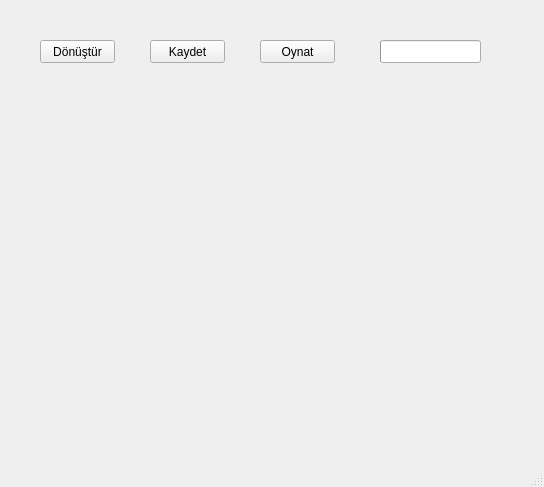
<?xml version="1.0" encoding="UTF-8"?>
<ui version="4.0">
 <class>YazLab3Class</class>
 <widget class="QMainWindow" name="YazLab3Class">
  <property name="geometry">
   <rect>
    <x>0</x>
    <y>0</y>
    <width>544</width>
    <height>487</height>
   </rect>
  </property>
  <property name="windowTitle">
   <string>YazLab3</string>
  </property>
  <widget class="QWidget" name="centralWidget">
   <widget class="QPushButton" name="pushButton">
    <property name="geometry">
     <rect>
      <x>40</x>
      <y>40</y>
      <width>75</width>
      <height>23</height>
     </rect>
    </property>
    <property name="text">
     <string>Dönüştür</string>
    </property>
   </widget>
   <widget class="QPushButton" name="pushButton_4">
    <property name="geometry">
     <rect>
      <x>150</x>
      <y>40</y>
      <width>75</width>
      <height>23</height>
     </rect>
    </property>
    <property name="text">
     <string>Kaydet</string>
    </property>
   </widget>
   <widget class="QPushButton" name="pushButton_5">
    <property name="geometry">
     <rect>
      <x>260</x>
      <y>40</y>
      <width>75</width>
      <height>23</height>
     </rect>
    </property>
    <property name="text">
     <string>Oynat</string>
    </property>
   </widget>
   <widget class="QLabel" name="label">
    <property name="geometry">
     <rect>
      <x>100</x>
      <y>100</y>
      <width>301</width>
      <height>311</height>
     </rect>
    </property>
    <property name="text">
     <string/>
    </property>
   </widget>
   <widget class="QProgressBar" name="progressBar">
    <property name="enabled">
     <bool>true</bool>
    </property>
    <property name="geometry">
     <rect>
      <x>380</x>
      <y>40</y>
      <width>101</width>
      <height>23</height>
     </rect>
    </property>
    <property name="value">
     <number>0</number>
    </property>
    <property name="textVisible">
     <bool>false</bool>
    </property>
   </widget>
  </widget>
  <widget class="QStatusBar" name="statusBar"/>
 </widget>
 <layoutdefault spacing="6" margin="11"/>
 <resources>
  <include location="YazLab3.qrc"/>
 </resources>
 <connections/>
</ui>
